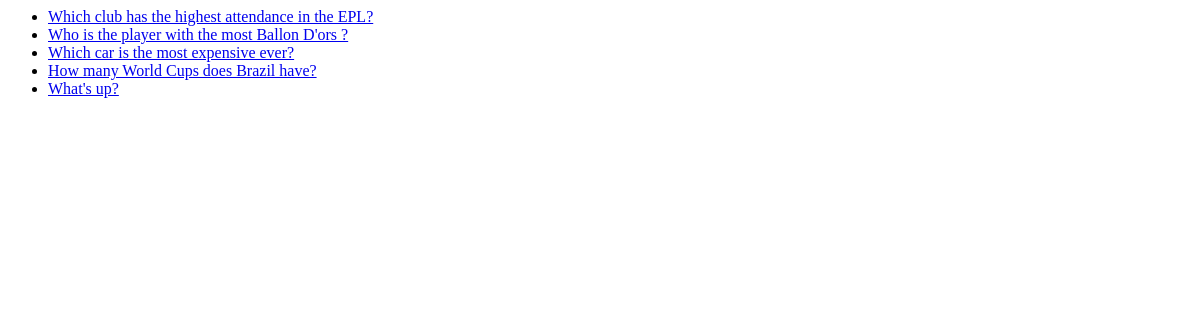
The page /polls/ on the database as committed earlier.
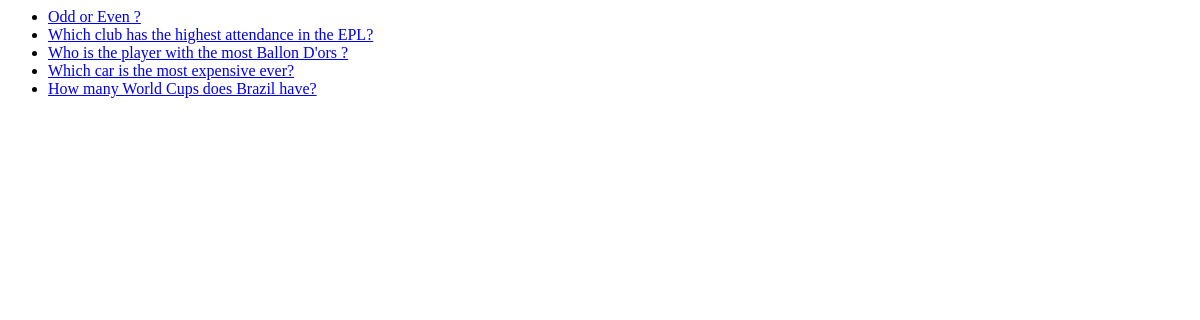
The same page on the database as committed later.
### polls/models.py (models this page shows, shortened)
class Question(models.Model):
    question_text = models.CharField(max_length=200)
    pub_date = models.DateTimeField('date published')

### polls/views.py (the view)
# urls.py: path('', views.IndexView.as_view(), name='index'),
class IndexView(generic.ListView):
    template_name= 'polls/index.html'
    context_object_name = 'latest_question_list'
    def get_queryset(self):
        return Question.objects.filter(
        pub_date__lte=timezone.now()
    ).order_by('-pub_date')[:5]

### polls/templates/polls/index.html
{% if latest_question_list %}
    <ul>
    {% for question in latest_question_list %}
    <li><a href="{% url 'polls:detail' question.id %}">{{ question.question_text }}</a></li>
    {% endfor %}
    </ul>
{% else %}
    <p>No polls are available.</p>
{% endif %}

Rows that differ between the two databases and show on the page:
no longer on this page (row unchanged): Question: question_text "What's up?"
added Question: question_text "Odd or Even ?"
